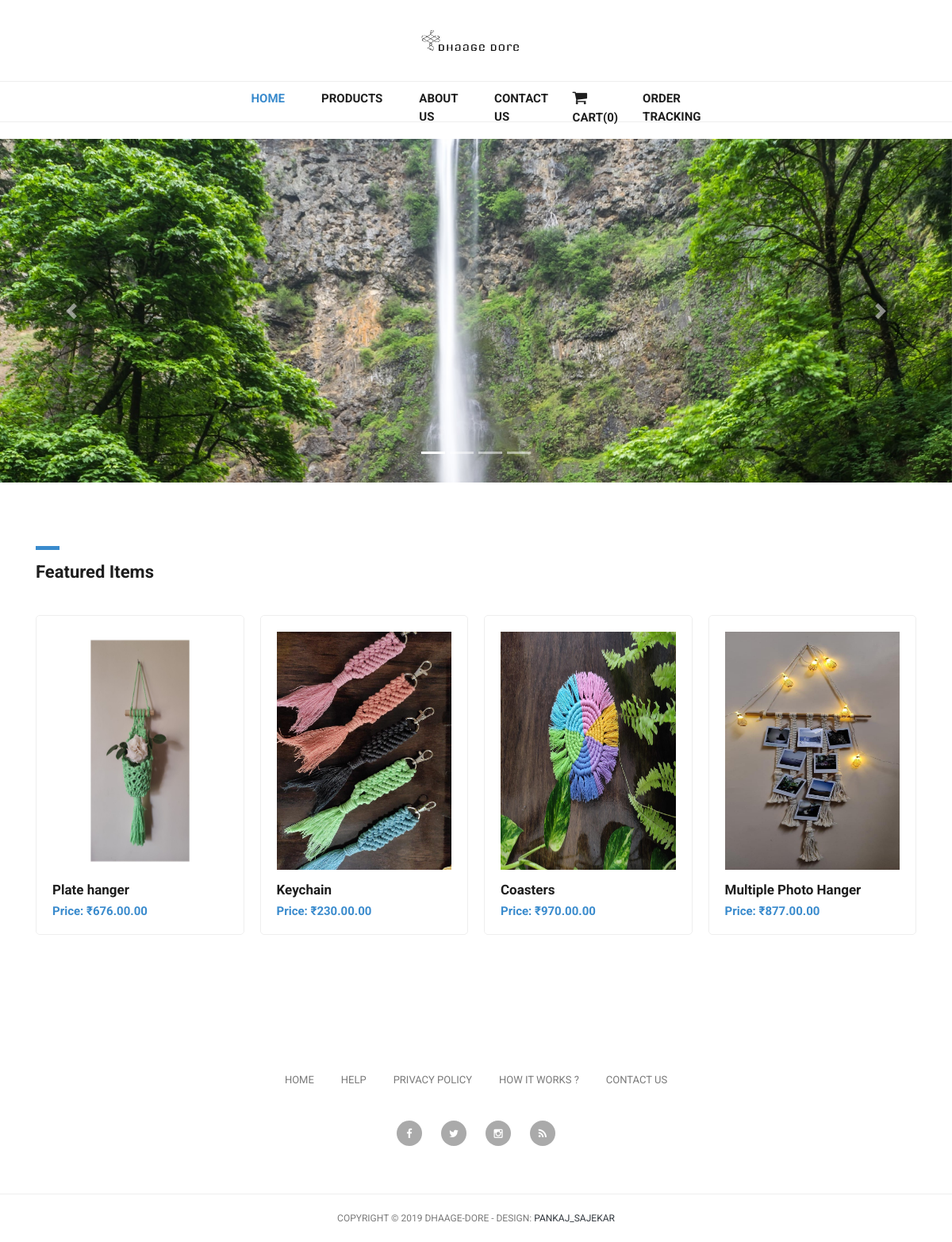
The page / on the database its author committed.
### app/models.py (models this page shows, shortened)
class Products(models.Model):
    product_img = models.ImageField(upload_to="blogimages/", blank=False)
    product_title = models.CharField(max_length=30, unique=True)
    product_price = models.DecimalField(max_digits=10, decimal_places=2, null=True, blank=True)
    product_desc = models.TextField()
    product_count = models.CharField(max_length=10)
    product_slug = models.SlugField(blank=True, null=True, unique=True)
    time = models.DateTimeField(auto_now_add=True)

### app/views.py (the view)
# urls.py: path('', views.index, name='index'),
def index(request):
    product = Products.objects.all().order_by('-time')[:4]
    context = {"products": product}
    return render(request, 'index.html', context)

### templates/index.html (shortened to what this page needs)
{% extends "base.html" %}
{% load static %}
{% block homeactive %}active{% endblock homeactive %}%}
{% block body %}
<div class="mt-5">
    <div id="carouselExampleIndicators" class="carousel slide" data-bs-ride="carousel">
        <div class="carousel-indicators">
            <button type="button" data-bs-target="#carouselExampleIndicators" data-bs-slide-to="0" class="active"
                    aria-current="true" aria-label="Slide 1"></button>
            <button type="button" data-bs-target="#carouselExampleIndicators" data-bs-slide-to="1"
                    aria-label="Slide 2"></button>
            <button type="button" data-bs-target="#carouselExampleIndicators" data-bs-slide-to="2"
                    aria-label="Slide 3"></button>
            <button type="button" data-bs-target="#carouselExampleIndicators" data-bs-slide-to="3"
                    aria-label="Slide 4"></button>
        </div>
        <div class="carousel-inner">
            <div class="carousel-item active">
                <img src="{% static 'img/home1.jpg' %}" class="d-block w-100" alt="...">
            </div>
        </div>
        <button class="carousel-control-prev" type="button" data-bs-target="#carouselExampleIndicators"
                data-bs-slide="prev">
            <span class="carousel-control-prev-icon" aria-hidden="true"></span>
        </button>
        <button class="carousel-control-next" type="button" data-bs-target="#carouselExampleIndicators"
                data-bs-slide="next">
            <span class="carousel-control-next-icon" aria-hidden="true"></span>
        </button>
    </div>
</div>
<div class="featured-items">
      <div class="container">
        <div class="row">
          <div class="col-md-12">
            <div class="section-heading">
              <div class="line-dec"></div>
              <h1>Featured Items</h1>
            </div>
          </div>
          <div class="col-md-12">
            <div class="owl-carousel owl-theme">
                {% for items in products %}
              <a href="{% url 'singleproduct' items.product_slug %}">
                <div class="featured-item">
                  <img src="{{items.product_img.url}}" alt="Item 1" style="height:300px;width:200;">
                  <h4>{{items.product_title }}</h4>
                  <h6>Price: ₹{{items.product_price }}.00  </h6>
                </div>
              </a>
                {% endfor %}
            </div>
          </div>
        </div>
      </div>
    </div>
{% endblock body %}

### static/css/tooplate-main.css (style rules this page uses)
body { font-family: 'Roboto', sans-serif; transition: all 0.5s; }
a { text-decoration: none!important; }
.section-heading { margin-top: 80px; margin-bottom: 40px; }
.section-heading .line-dec { width: 30px; height: 5px; background-color: #3a8bcd; }
.section-heading h1 { font-size: 22px; font-weight: 700; color: #1e1e1e; margin-top: 15px; }
.featured-items { margin-bottom: 70px; }
.featured-item { border-radius: 5px; border: 1px solid #eee; padding: 20px; transition: all 0.5s; }
.featured-item img { width: 100%; }
.featured-item h4 { font-size: 17px; font-weight: 700; color: #1e1e1e; margin-top: 15px; transition: all 0.5s; }
.featured-item h6 { color: #3a8bcd; font-size: 15px; font-weight: 700; margin-bottom: 0px; }

### rows shown on the page
Products: product_img (picture), product_title "Plate hanger", product_price "676.00"
Products: product_img (picture), product_title "Keychain", product_price "230.00"
Products: product_img (picture), product_title "Coasters", product_price "970.00"
Products: product_img (picture), product_title "Multiple Photo Hanger", product_price "877.00"
